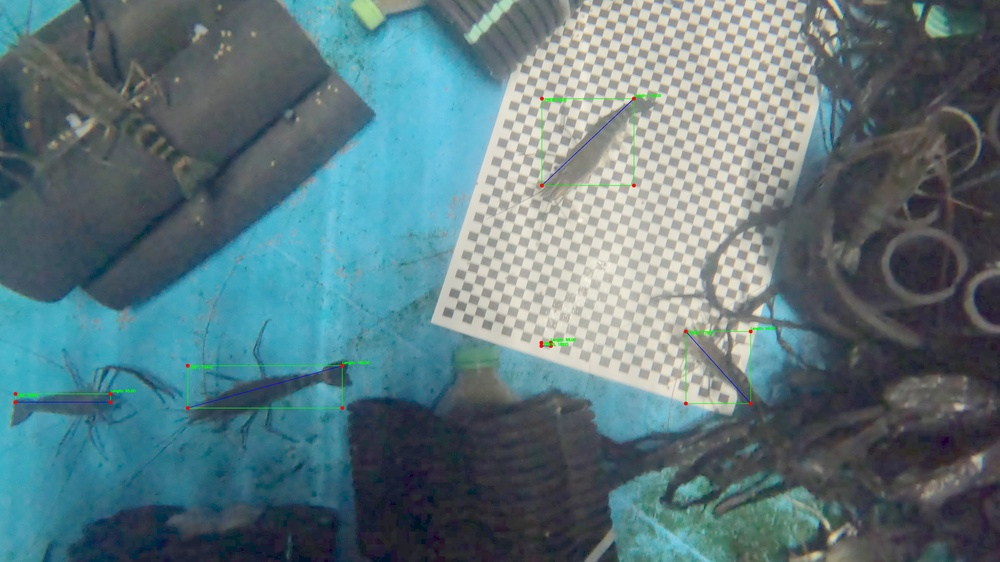
#> input picture  archived_code_notebooks/archived/src/measurement/ImageJ/annot.jpg, 1000 x 562 px, shrunk from 5312 x 2988 before the run
$ python chessboard_opencv_detector.py '../../../../ archived_code_notebooks/archived/src/measurement/ImageJ/annot.jpg'
#> lines starting #> are read from the running program, lines starting #| are printed output that depends on the picture
import cv2
import numpy as np
import matplotlib.pyplot as plt

def detect_chessboard_opencv(image_path, pattern_size=(7, 7), display=True):
    """
    Detect chessboard using OpenCV's built-in findChessboardCorners function

    Args:
        image_path: Path to the image file
        pattern_size: Tuple of (rows, cols) internal corners in the chessboard pattern
        display: Whether to display visualization

    Returns:
        square_size in pixels if detected, None otherwise
    """
#> called with pattern_size = (7, 7), display = True
    print(f"Detecting chessboard with OpenCV (pattern: {pattern_size})")

    # Read image
    img = cv2.imread(image_path)
#> img is the input picture: shape (562, 1000, 3); mean B, G, R 125.6, 119.7, 93.5
    if img is None:
        print(f"Error: Could not read image {image_path}")
        return None

    # Convert to grayscale
    gray = cv2.cvtColor(img, cv2.COLOR_BGR2GRAY)
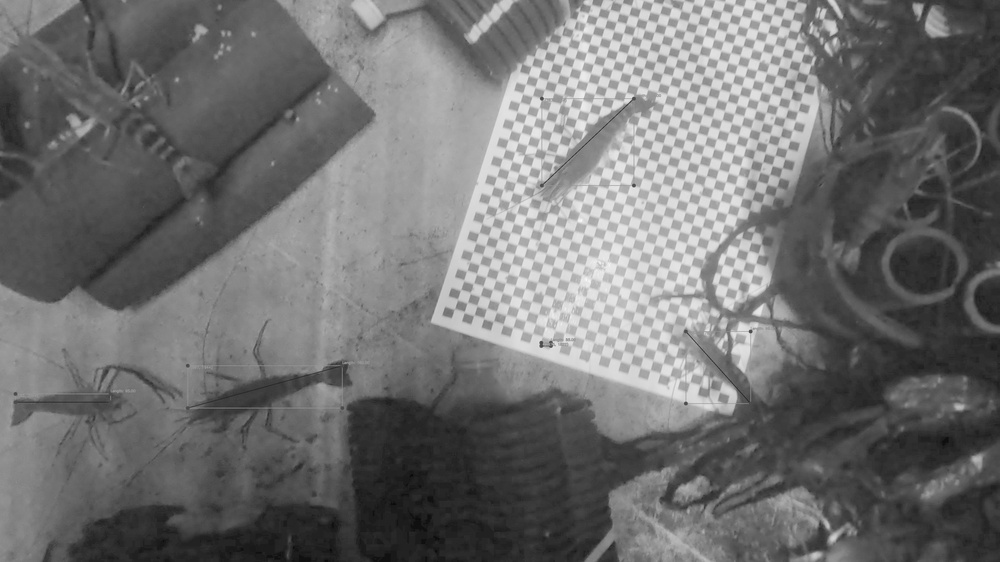
#> gray: shape (562, 1000); min 8, max 250, mean 112.6

    # Find the chessboard corners
    found, corners = cv2.findChessboardCorners(gray, pattern_size, None)
#> found = False; corners = None

    if not found:
        print(f"Could not detect chessboard with pattern size {pattern_size}")

        # Try to use the more robust CALIB_CB_ADAPTIVE_THRESH + CALIB_CB_NORMALIZE_IMAGE
        found, corners = cv2.findChessboardCorners(
            gray,
            pattern_size,
            flags=cv2.CALIB_CB_ADAPTIVE_THRESH + cv2.CALIB_CB_NORMALIZE_IMAGE
        )

        if not found:
            # Try with even more robust flags
            found, corners = cv2.findChessboardCorners(
                gray,
                pattern_size,
                flags=cv2.CALIB_CB_ADAPTIVE_THRESH +
                      cv2.CALIB_CB_NORMALIZE_IMAGE +
                      cv2.CALIB_CB_FAST_CHECK
            )

            if not found:
                if display:
                    plt.figure(figsize=(10, 8))
                    plt.imshow(cv2.cvtColor(img, cv2.COLOR_BGR2RGB))
                    plt.title('Failed to detect chessboard corners')
                    plt.axis('off')
                    plt.show()
                return None

    # We found corners, now refine them for better accuracy
    criteria = (cv2.TERM_CRITERIA_EPS + cv2.TERM_CRITERIA_MAX_ITER, 30, 0.001)
    corners = cv2.cornerSubPix(gray, corners, (11, 11), (-1, -1), criteria)

    # Calculate square size by averaging distances between adjacent corners
    square_size = calculate_square_size(corners, pattern_size)

    if display:
        # Draw and display the corners
        img_corners = img.copy()
        cv2.drawChessboardCorners(img_corners, pattern_size, corners, found)

        plt.figure(figsize=(15, 5))
        plt.subplot(1, 2, 1)
        plt.imshow(cv2.cvtColor(img, cv2.COLOR_BGR2RGB))
        plt.title('Original Image')
        plt.axis('off')

        plt.subplot(1, 2, 2)
        plt.imshow(cv2.cvtColor(img_corners, cv2.COLOR_BGR2RGB))
        plt.title(f'Detected Corners\nSquare Size: {square_size:.2f} px')
        plt.axis('off')

        plt.tight_layout()
        plt.show()

    print(f"Successfully detected chessboard with OpenCV! Square size: {square_size:.2f} pixels")
    return square_size

# [41 lines left out: function calculate_square_size, not called in this run]

if __name__ == "__main__":
    import argparse

    parser = argparse.ArgumentParser(description='Detect chessboard using OpenCV')
    parser.add_argument('image_path', help='Path to the chessboard image')
    parser.add_argument('--pattern', default='7,7', help='Pattern size as rows,cols (e.g. 7,7)')

    args = parser.parse_args()

    # Parse pattern size
    parts = args.pattern.split(',')
    if len(parts) == 2:
        pattern_size = (int(parts[0]), int(parts[1]))
    else:
        pattern_size = (7, 7)
        print(f"Invalid pattern format: {args.pattern}. Using default (7,7).")

    # Run detection
    detect_chessboard_opencv(args.image_path, pattern_size)
